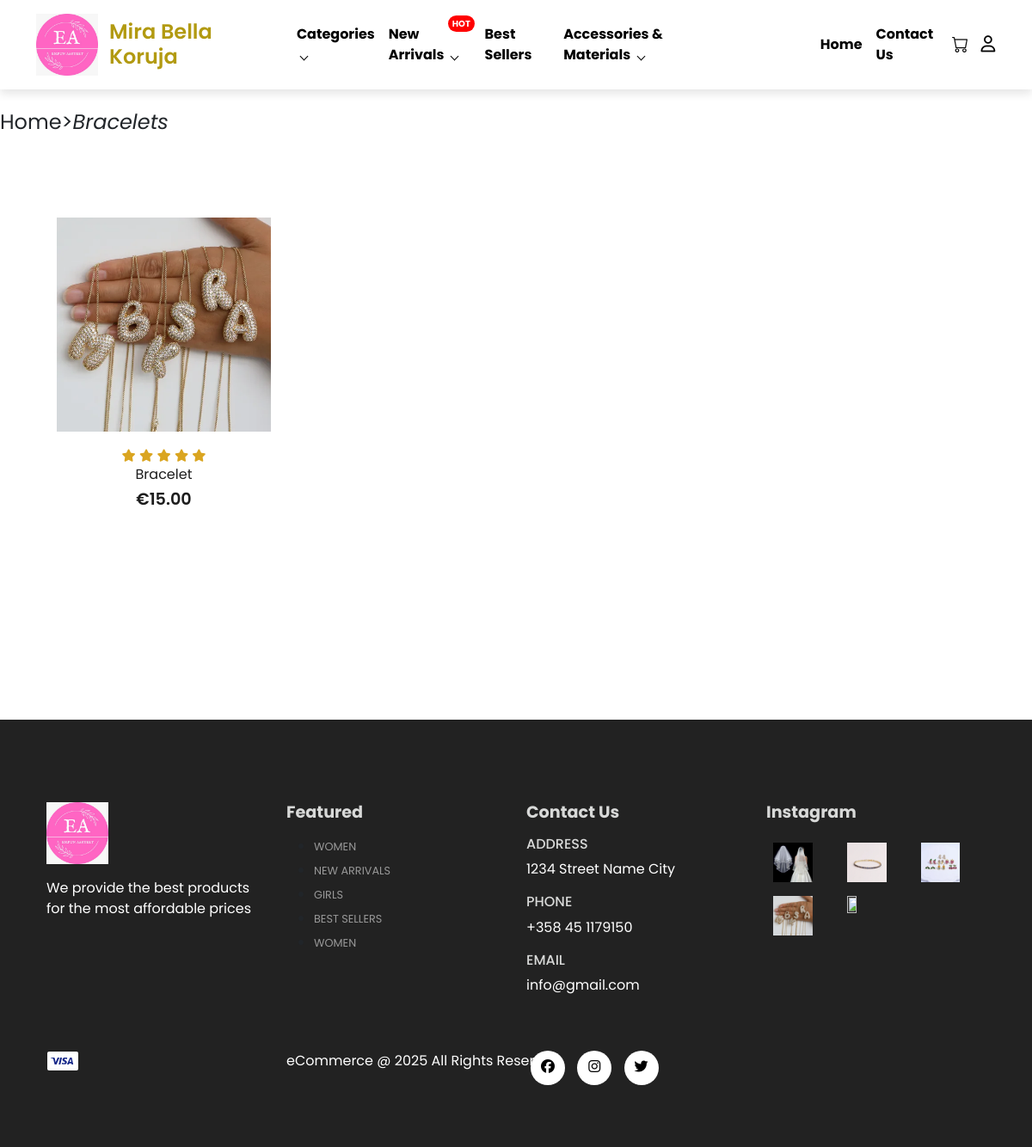
Screenshot of /categories.php?product_category=bracelets with the database file from the repository.
### tables this page shows
CREATE TABLE `products` (
  `product_id` int(11) NOT NULL,
  `product_name` varchar(100) NOT NULL,
  `product_category` varchar(100) NOT NULL,
  `product_description` varchar(255) NOT NULL,
  `product_image` varchar(255) NOT NULL,
  `product_image2` varchar(255) NOT NULL,
  `product_image3` varchar(255) NOT NULL,
  `product_image4` varchar(255) NOT NULL,
  `product_image5` varchar(255) NOT NULL,
  `product_price` decimal(6,2) NOT NULL,
  `product_special_offer` int(2) NOT NULL,
  `product_color` varchar(100) NOT NULL
);

### categories.php (the view, shortened to what this page needs)
<?php
include('server/connection.php');
if (isset($_GET['product_category'])) {
    $category = $_GET['product_category'];
    $stmt = $conn->prepare("SELECT * FROM products WHERE product_category = ?");
    $stmt->bind_param("s", $category);
    $stmt->execute();
    $product = $stmt->get_result();
} else {
    header("Location: index.php");
    exit();
}
?>
<?php include('layouts/header.php')?>
  <section id="categories" class="my-5 pb-5">
    <h5 class="category-title d-flex fs-4">   <a class="nav-link" href="index.php">Home</a> >
                     <i><?php echo  ucfirst($_GET['product_category']) ?></i>
    </h5>
        <div class="container text-center mt-5 py-5">
            <div class="row mx-auto container-fluid">
                <?php while($row = $product->fetch_assoc()){ ?>
                <div class="product text-center col-lg-3 col-md-4 col-sm-12">
                  <a href="<?php echo "single_product.php?product_id=" . $row['product_id'];?>">
                     <img class="img-fluid mb-3" src="assets/imgs/<?php echo $row['product_image']; ?>" />
                        <div class="star">
                            <i class="fas fa-star"></i>
                            <i class="fas fa-star"></i>
                            <i class="fas fa-star"></i>
                            <i class="fas fa-star"></i>
                            <i class="fas fa-star"></i>
                        </div>
                        <h5 class="p-name"> <?php echo $row['product_name']; ?></h5>
                        <h4 class="p-price"> &euro;<?php echo $row['product_price']; ?></h4>
                    </a>
                    <a href="<?php echo "single_product.php?product_id=" . $row['product_id'];?>">
                    </a>
                </div>
                <?php } ?>
            </div>
      </div>
  </section>
<?php include('layouts/footer.php')?>

### assets/css/style.css (style rules this page uses)
:root { --background-color: #1d1d1d; --background-light: #fff; --shadow-color: 0 5px 10px rgba(0,0,0,0.1); --primary-color: rgb(38, 0, 255); --text-color: rgb(178, 154, 17); --text-color-orange: #fb774b; --text-light: #D8D9D8; --font-size: 16px; --animation-speed: 1; }
* { margin: 0; padding: 0; box-sizing: border-box; }
body { font-family:'Poppins', sans-serif ; }
h4 { font-size: 1.2rem; font-weight: 600; }
h5 { font-size: 1rem; font-weight: 400; }
.product { cursor: pointer; margin-bottom: 3rem; }
.product img { transition: .3s all; }
.product a { text-decoration: none; color: var(--background-color); }
.star i { font-size: 0.9rem; color: goldenrod; }
#categories { margin-top: 8rem!important; }

### assets/css/cart.css (style rules this page uses)
:root { --background-color: #1d1d1d; --background-light: #fff; --shadow-color: 0 5px 10px rgba(0,0,0,0.1); --primary-color: rgb(38, 0, 255); --text-color: rgb(178, 154, 17); --text-color-orange: #fb774b; --text-light: #D8D9D8; --font-size: 16px; --animation-speed: 1; }
body { overflow-x: hidden; }

### assets/css/single-product.css (style rules this page uses)
:root { --background-color: #1d1d1d; --background-light: #fff; --shadow-color: 0 5px 10px rgba(0,0,0,0.1); --primary-color: rgb(38, 0, 255); --text-color: rgb(178, 154, 17); --text-color-orange: #fb774b; --text-light: #D8D9D8; --font-size: 16px; --animation-speed: 1; }

### rows the page displays
products: product_image (picture), product_name "Bracelet", product_price "15.00"

### other values shown
$_GET['product_category'] "Bracelets"
